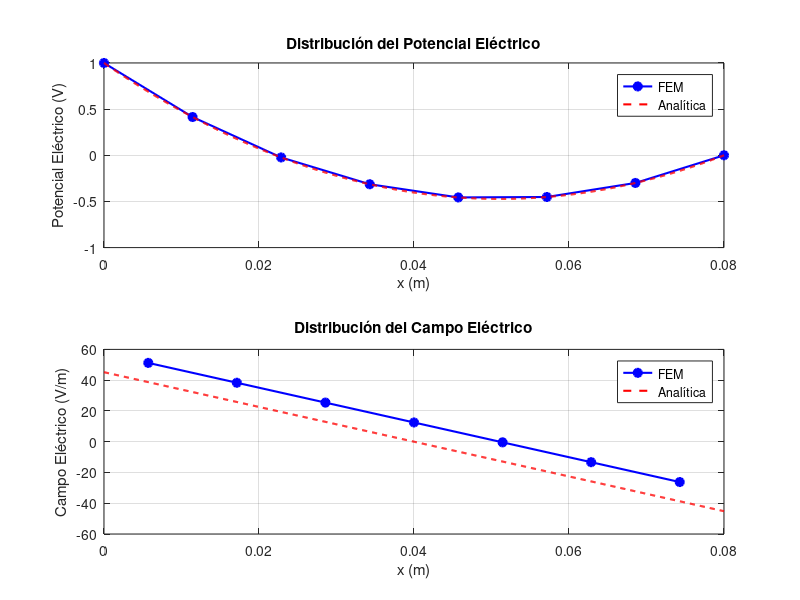

This figure's MATLAB source:
%% Parámetros del problema
clear; clc; close all;

d = 0.08;                  % Distancia entre placas (m)
V0 = 1;                    % Potencial en la placa izquierda (V)
epsilon_r = 1;             % Constante dieléctrica relativa
epsilon_0 = 8.854e-12;     % Permisividad del vacío (F/m)
rho_0 = 1e-8;             % Densidad de carga volumétrica (C/m^3)
num_nodes = 8;            % Número de nodos para la solución FEM

%% Discretización del dominio (FEM)
x = linspace(0, d, num_nodes); % Puntos nodales FEM
h = x(2) - x(1);              % Tamaño de elemento FEM

%% Inicialización de la matriz global y el vector de fuerzas
K = zeros(num_nodes);   % Matriz de rigidez global (FEM)
F = zeros(num_nodes, 1);% Vector de fuerzas global (FEM)

%% Ensamblaje de la matriz FEM
for e = 1:num_nodes-1
    % Matriz elemental FEM
    Ke = (epsilon_r * epsilon_0 / h) * [1, -1; -1, 1];  
    % Vector de fuerzas elemental FEM
    Fe = (-rho_0 * h / 2) * [1; 1];                     
    
    % Ensamblaje en la matriz global FEM
    K(e:e+1, e:e+1) = K(e:e+1, e:e+1) + Ke;
    F(e:e+1) = F(e:e+1) + Fe;
end

%% Aplicación de condiciones de frontera en FEM
K(1, :) = 0; K(1, 1) = 1; F(1) = V0;     % Placa izquierda con potencial fijo
K(end, :) = 0; K(end, end) = 1; F(end) = 0; % Placa derecha con potencial cero

%% Resolución del sistema FEM para obtener el potencial en los nodos
V = K \ F;  

%% Cálculo del campo eléctrico en FEM
E = -diff(V) / h;
x_E = x(1:end-1) + h/2; % Puntos intermedios donde se evalúa el campo FEM  

%% Solución analítica del potencial y el campo eléctrico
x_fine = linspace(0, d, 1000); % Malla fina para la solución analítica
V_exact_fine = (rho_0 / (2 * epsilon_r * epsilon_0)) * x_fine.^2 ...
               - (rho_0 * d / (2 * epsilon_r * epsilon_0) + V0 / d) * x_fine + V0;
E_exact_fine = (rho_0 / (epsilon_r * epsilon_0)) * (d / 2 - x_fine);

%% Gráficos de los resultados
figure;

% Gráfico del potencial eléctrico
subplot(2, 1, 1);
plot(x, V, 'bo-', 'LineWidth', 1.5, 'MarkerFaceColor', 'b'); % FEM
hold on;
plot(x_fine, V_exact_fine, 'r--', 'LineWidth', 1.5); % Analítico
legend('FEM', 'Analítica', 'Location', 'best');
xlabel('x (m)'); ylabel('Potencial Eléctrico (V)');
title('Distribución del Potencial Eléctrico');
grid on;

% Gráfico del campo eléctrico
subplot(2, 1, 2);
plot(x_E, E, 'bo-', 'LineWidth', 1.5, 'MarkerFaceColor', 'b'); % FEM
hold on;
plot(x_fine, E_exact_fine, 'r--', 'LineWidth', 1.5); % Analítico
legend('FEM', 'Analítica', 'Location', 'best');
xlabel('x (m)'); ylabel('Campo Eléctrico (V/m)');
title('Distribución del Campo Eléctrico');
grid on;
